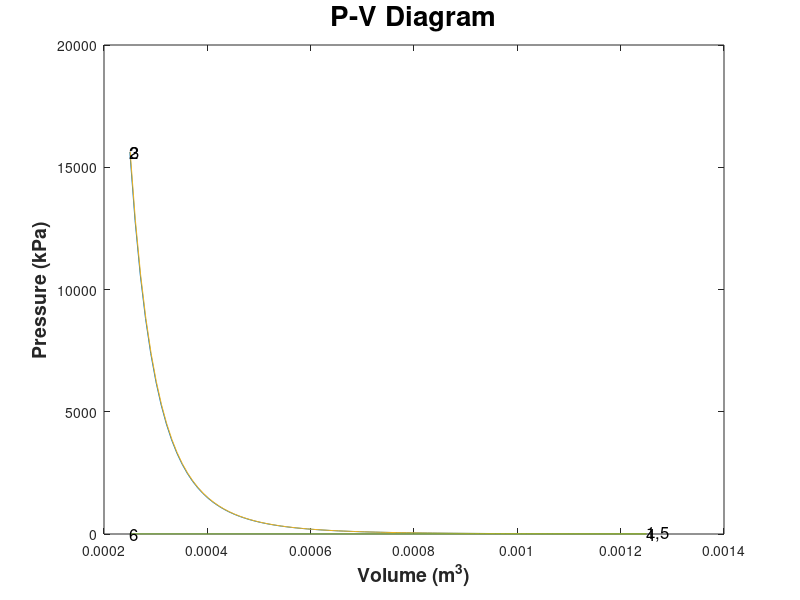
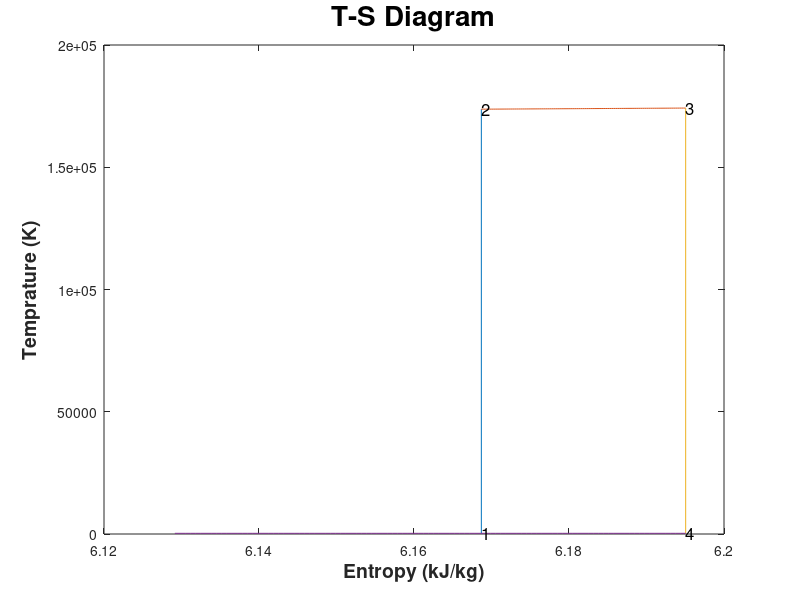

Reproduce these figures in MATLAB, in order.
%---------Himanshu Sharma (Air Standard Diesel Cycle)----------------

clc
clear all
close all
%--------------------------INPUT DATA----------------------------
a=input('Please enter 1 for default input data, 0 for arbitrary ones:');
if a==1

%-------------------------Default Input Data---------------------

%----------Engine Inputs------
V=3;                      %Engine Displacement Volume(Litr)
N=4;                      %Number of Cylinders
n=1800;                   %Engine Speed(rpm)
r_c=21;                   %Compression Ratio
X=1.25;                   %Stroke-to-Bore Ratio S/B
eta_m=0.86;               %Mechanical Efficiency
EGR=3;                    %Internal EGR Percentage

%---------Fuel Inputs/Combustion Efficiency----

x=12;                     %number of Carbon atoms
y=23;                     %number of Hydrogen atoms
AF=24;                    %Air-Fuel Mass Ratio
eta_conv=1;               %Combustion Efficiency

%-----------Properties of Working Fluids----------------
%a constant average value between two exteremes ( SOC & EOCombustion)
K=1.35;                   %Specific Heat Ratio of Air
R=0.287;                  %Particular Gas Constant of Air                (kJ/kg.K)
C_v=0.821;                %Specific Heat for Constant Volume of Air      (kJ/kg)
C_p=R+C_v;                %Specific Heat for Constant Pressure of Air    (kJ/kg)

%---------Atmospheric Inputs------------
P_0=100;                  %Atmospheric Pressure                                     (kPa)
T_0=60;                   %Combustion Chamber Temperature at Start of Compression
row_0=P_0/(R*(293.15));   %Density of Air at Reference Condition                    (kg/cubic meter)     


%-----------------------------------------------------------------

else

%-----------------------Arbitrary Input Data------------------
   
%----------Engine Inputs------
V=input('Import Engine Displacement Volume(Litr): ');
N=input('Import Number of Cylinders: ');
n=input('Import Engine Speed(rpm): ');
r_c=input('Import Compression Ratio: ');
X=input('Import Stroke-to-Bore Ratio S/B: ');
eta_m=input('Import Mechanical Efficiency:');
EGR=input('Import Internal EGR Percentage: % ');

%---------Fuel Inputs/Efficiencies----

disp('---------------CxHy Fuel Composition------------ ');
x=input('Please import number of Carbon atoms: ');
y=input('Please import number of Hydrogen atoms: ');
b=x/y;
AF_s=(34.56*(b+4))/(12.011+(1.008*b));                        %Stoichiometric Air/Fuel ratio (Heywood (5-3))
Z = ['For Complete Combustion Assumption The Air-Fuel Mass Ratio Must be ',num2str(AF_s),' or Higher'];
disp(Z)
AF=input('Import Air-Fuel Mass Ratio: ');
eta_conv=input('Import Combustion Efficiency: ');

%---------Atmospheric Inputs------------
P_0=input('Import Atmospheric Pressure (kPa): ');
T_0=input('Import Combustion Chamber Temperature at Start of Compression(Deg C) : ');
R=input('Import Particular Gas Constant of Air  (kJ/kg.K) : ');
K=input('Import Specific Heat Ratio of Air : ');
C_v=input('Import Specific Heat for Constant Volume of Air (kJ/kg) : ');
C_p=R+C_v;                %Specific Heat for Constant Pressure of Air (kJ/kg)
row_0=P_0/(R*(293.15));   %Density of Air at Reference Condition                    (kg/cubic meter)   
%-----------------------------------------------------
end

%--------------------------Calculation---------------------------


%--------Fuel Heating Value & Combustion Efficiency----
M_C=(x*12)/((x*12)+(y));                           %Mass Fraction of Carbon In Fuel
M_H=(y*0.68)/((x*12)+(y));                         %MODIFIED Mass Fraction of Hydrogen In Fuel
FHV=((14600*M_C)+(62000*M_H))*2.326;               %Fuel Heating Value (kJ/kg) [Dulong’s formula]b=x/y;
b=x/y;
AF_s=(34.56*(b+4))/(12.011+(1.008*b));             %Stoichiometric Air/Fuel ratio (Heywood (5-3))
lambda=AF/AF_s;
Th_Air=lambda*100;                                 %Theoritical Air Percentage
EAP=Th_Air-100;                                    %Exess Air Percentage

if lambda >= 1                                     %Schmidt (1996)
eta_ch=1;
else
    eta_ch=(1.3773*lambda)-0.3773;
end

eta_c=eta_conv*eta_ch;                             %Pischinger (1989)
%-----------------------------------------------------------------

%for one cylinder
V_d=(V/N)/1000;                 %Displacement Volume (Cubic Meter)
V_c=V_d/(r_c-1);                %Clearance Volume    (Cubic Meter)
B=((4*V_d/pi*X)^(1/3))*100;     %Bore                (cm)
S=B*X;                          %Stroke              (cm)
A_p=(pi*(B^2))/4 ;              %Piston Area         (square cm)

%----State 1 (Start of Compression)-----
T_1=(T_0)+273;                  %Temprature of Gas Mixture in Cylinder at State 1 (Deg K)
P_1=P_0;                        %Pressure of Gas Mixture in Cylinder at State 1   (kPa)
V_1=V_d+V_c;                    %Volume of Gas Mixture in Cylinder at State 1     (Cubic Meter)

%----Mass of Gases Calculation------
M_m=(P_1*V_1)/(R*T_1);   %Mass of Gas Mixture in Cylinder (kg)

%the mass within the cylinder will then remain the same for the entire
%cycle

M_a=(AF/(AF+1))*((100-EGR)/100)*M_m;    %Mass of Air in Cylinder                         (kg)
M_f=(1/(AF+1))*((100-EGR)/100)*M_m;     %Mass of Fuel in Cylinder                        (kg)
M_ex=(EGR/100)*M_m;                     %Mass of Exhaust Residual in Cylinder at SOC     (kg)

%------------State 2 (Start of Combustion)-----

T_2=(T_1)*((r_c)^(K-1));                %Temprature of Gas Mixture in Cylinder at State 2 (Deg K)
P_2=(P_1)*((r_c)^K);                    %Pressure of Gas Mixture in Cylinder at State 2   (kPa)
V_2=V_c;                            %Volume of Gas Mixture in Cylinder at State 2     (Cubic Meter)


%------------State 3 (End of Combustion)-----

T_3=((FHV*eta_c)/((AF+1)*C_p))+T_2;     %Temprature of Gas Mixture in Cylinder at State 3 (Deg K)
P_3=P_2;                                %Pressure of Gas Mixture in Cylinder at State 3   (kPa)
V_3=(T_3/T_2)*V_2;                      %Volume of Gas Mixture in Cylinder at State 3     (Cubic Meter)

%----Cutoff Ratio (Change in Volume During Combustion)----
Beta=V_3/V_2;

%------------State 4 (End of Expression)-----
V_4=V_1;                                %Volume of Gas Mixture in Cylinder at State 4     (Cubic Meter)
T_4=T_3*((V_3/V_4)^(K-1));              %Temprature of Gas Mixture in Cylinder at State 4 (Deg K)
P_4=P_3*((V_3/V_4)^K);                  %Pressure of Gas Mixture in Cylinder at State 4   (kPa)

%------------State 5 
T_5=T_1;                                %Temprature of Gas Mixture in Cylinder at State 5 (Deg K)
P_5=P_1;                                %Pressure of Gas Mixture in Cylinder at State 5   (kPa)
V_5=V_1;                                %Volume of Gas Mixture in Cylinder at State 5     (Cubic Meter)

%------------State 6 
T_6=T_0;                                %Temprature of Gas Mixture in Cylinder at State 6 (Deg K)
P_6=P_0;                                %Pressure of Gas Mixture in Cylinder at State 6   (kPa)
V_6=V_c;                                %Volume of Gas Mixture in Cylinder at State 6     (Cubic Meter)

%------------------------------------------------------------------------------------------------------

%---------------------------------Processes------------------------------
%--- 1-2 Process (Compression)
Q_12=0;
W_12=M_m*C_v*(T_1-T_2);     %(kJ)

%--- 2-3 Process (Constant-Pressure Combustion)
Q_in=M_m*C_p*(T_3-T_2);     %(kJ)
W_23=P_3*(V_3-V_2);         %(kJ)

%--- 3-4 Process (Expression)
Q_34=0;
W_34=M_m*C_v*(T_3-T_4);     %(kJ)

%--- 4-5 Process  (Exhaust)
Q_45=M_m*C_v*(T_5-T_4);     %(kJ)   
W_45=0;


%------------------------------ Overal Engine Performance----------

U_p=2*S*n*(1/6000);                         %Mean Piston Speed                                    (m/s)
W_i=W_12+W_23+W_34;                         %Net Indicated Work for One Cylinder During One Cycle (kJ)
eta_t=W_i/Q_in;                             %Thermal Efficiency
imep=W_i/(V_d);                             %Indicated Mean Effective Pressure                    (kPa)
bmep=imep*eta_m;                            %Brake Mean Effective Pressure                        (kPa)
W_idat=W_i*N*(n/(60*2));                    %Indicated Power at {n} RPM                           (KW)
W_b=eta_m*W_i;                              %Net Brake Work for One Cylinder During One Cycle     (kJ)
W_bdat=W_b*N*(n/(60*2));                    %Brake Power at {n} RPM                               (KW)
Taw=(W_bdat/(2*pi*(n/60)))*1000;            %Torque                                               (N-m)
W_fdat=W_idat-W_bdat;                       %Friction Power Lost                                  (KW)
BSP=W_bdat/A_p;                             %Brake Specific Power                                 (KW/square cm)
OPD=W_bdat/V;                               %Outpot per Displacement                              (KW/Litr)
M_fdat=M_f*(n/60)*(1/2)*N;                  %Rate of Fuel That Inject in All Cylinder During One Cycle (kg/sec)
bsfc=(M_fdat/W_bdat)*3600000;               %Brake Specific Fuel Consumption                      (gr/KW-hr)
eta_v=M_a/(row_0*V_d);                      %Volumetric Efficiency


%--------------------Display Outputs--------------------------

disp('                                                                   ');
disp('                                                                   ');

disp('---------------------------Fuel & Combustion Properties-------------------------- ');

F=[x y];
disp('     C     H')
disp(F)
A = ['The Actual Air/Fuel Ratio is: ',num2str(AF)];
    disp(A)
    
Z = ['The Stoichiometric Air/Fuel Ratio is: ',num2str(AF_s)];
    disp(Z)

T = ['The Percent of Theoritical Air is: ',num2str(Th_Air)];
    disp(T)

E = ['The Percent of Excess Air is: ',num2str(EAP)];
    disp(E)

Eff = ['Total Combustion Efficiency is: ',num2str(eta_c)];
      disp(Eff)

HV = ['Fuel Heating Value is: ',num2str(FHV), ' kJ/kg'];
     disp(HV)

disp('                                                                   ');
disp('                                                                   ');
disp('---------------------------Cycle Operating Point Properties-------------------------- ');
disp('                                                                   ');
disp('                                                                   ');
aa=['The Maximum Temprature of The Cycle is: ',num2str(T_3-273.15), ' Deg C'];
    disp(aa)

ab=['The Maximum Pressure of The Cycle is : ',num2str(P_3), ' kPa'];
    disp(ab)
disp('                                                                   ');
disp('                                                                   ');

disp('---------------------------Overal Engine Performances-------------------------- ');
disp('                                                                   ');
disp('                                                                   ');

a15=['The Mean Piston Speed is: ',num2str(U_p),' m/s'];
    disp(a15)


a1=['The Thermal Efficiency is: ',num2str(eta_t)];
    disp(a1)

a2=['The Indicated Mean Effective Pressure imep is : ',num2str(imep), ' kPa'];
    disp(a2)

a3 = ['The Brake Mean Effective Pressure is : ',num2str(bmep), ' kPa'];
    disp(a3)
    
a5 = ['The Indicated Power at ',num2str(n),' RPM is : ',num2str(W_idat), ' KW'];
    disp(a5)

a6 = ['The Brake Power at ',num2str(n),' RPM is : ',num2str(W_bdat), ' KW'];
    disp(a6)


a8=['The Friction Power Lost is: ',num2str(W_fdat), ' KW'];
    disp(a8)

    
a7 = ['The Torque at ',num2str(n),' RPM is : ',num2str(Taw), ' N-m'];
    disp(a7)    
 
    
a9=['The Brake Specific Fuel Consumption bsfc is : ',num2str(bsfc), ' gr/KW-hr'];
    disp(a9)

a12 = ['The Volumetric Efficiency is : ',num2str(eta_v)];
    disp(a12)
        
a10 = ['The Outpot per Displacement OPD is : ',num2str(OPD), ' KW/Litr'];
    disp(a10)

a11 = ['The Brake Specific Power BSP is : ',num2str(BSP), ' KW/cm^2'];
    disp(a11)

a14 = ['The CutOff Ratio is : ',num2str(Beta)];
    disp(a14)


%-------------------%Plot Statements----------------------

%---Plot 1-2 Process (Compressio)
V_12=linspace(V_1,V_2,100);
P_12=((V_1./V_12).^K)*P_1;
plot(V_12,P_12);
title('P-V Diagram','FontSize', 20 , 'FontName', 'Helvetica','FontWeight','bold');xlabel('Volume (m^3)','FontSize', 14 , 'FontName', 'Helvetica','FontWeight','bold');ylabel('Pressure (kPa)','FontSize', 14 , 'FontName', 'Helvetica','FontWeight','bold');
hold on

%---Plot 2-3 Process (Combustion)
V_23=[V_2 V_3];
P_23=[P_2 P_3];
plot(V_23,P_23);

%---Plot 3-4 Process (Expression)
V_34=linspace(V_3,V_4,100);
P_34=((V_3./V_34).^K)*P_3;
plot(V_34,P_34);

%---Plot 4-1 Process  (Exhaust)
V_41=[V_4 V_1];
P_41=[P_4 P_1];
plot(V_41,P_41);

%---Plot 5-6 Process (Pumping-Expulsion)
V_56=[V_5 V_6];
P_56=[P_5 P_6];
plot(V_56,P_56);
hold off

text(V_1,P_1, '1,5' ,  'FontSize' ,12)
text(V_2,P_2, '2' ,  'FontSize' ,12)
text(V_3,P_3, '3' ,  'FontSize' ,12)
text(V_4,P_4, '4' ,  'FontSize' ,12)
text(V_6,P_6, '6' ,  'FontSize' ,12)

figure;

%---------------- T-S Diagram-----

%Refference State:   ( Table A/12SI Van Wylen Ed.4 )
Pref=P_0;            % 0.1 (MPa)
Tref=298.15;         % 25 Deg C
Sref=6.86305;        % (kJ/kgK)

%---Plot 1-2 Process (Compression)

S_1=Sref+(C_p*log((T_0+273.15)/Tref));      %( Eq.10-31 Van Wylen Ed.4 )
S_2=S_1;
S_12=[S_1 S_2];
T_12=[T_1 T_2];
plot(S_12,T_12);
title('T-S Diagram','FontSize', 20 , 'FontName', 'Helvetica','FontWeight','bold');xlabel('Entropy (kJ/kg)','FontSize', 14 , 'FontName', 'Helvetica','FontWeight','bold');ylabel('Temprature (K)','FontSize', 14 , 'FontName', 'Helvetica','FontWeight','bold');
hold on

%---Plot 2-3 Process (Combustion)
T_23=linspace(T_2,T_3,100);
S_23=S_2+(C_p*log(T_23/T_2));           %( Eq.10-33 Van Wylen Ed.4 )
S_3=S_2+(C_p*log(T_3/T_2));
plot(S_23,T_23);

%---Plot 3-4 Process (Expression)
S_4=S_3;
S_34=[S_3 S_4];
T_34=[T_3 T_4];
plot(S_34,T_34);

%---Plot 4-1 Process  (Exhaust)
T_41=linspace(T_4,T_1,100);
S_41=S_4+(C_v*log(T_41/T_4));           %( Eq.10-33 Van Wylen Ed.4 )
plot(S_41,T_41);


hold off

text(S_1,T_1, '1' ,  'FontSize' ,12)
text(S_2,T_2, '2' ,  'FontSize' ,12)
text(S_3,T_3, '3' ,  'FontSize' ,12)
text(S_4,T_4, '4' ,  'FontSize' ,12)
